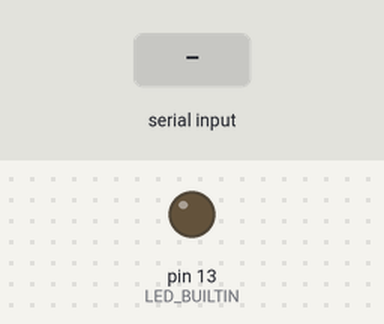
This sketch was run on a simulated Arduino Uno, built with avr-gcc and run on an emulated ATmega328P. On the bench: output pins drawn as LEDs (lit = HIGH). The test bench sets the inputs (shaded band).

Above: at 1.2 s.
1.3 s: "ceva\n" received over Serial
At 2.2 s:
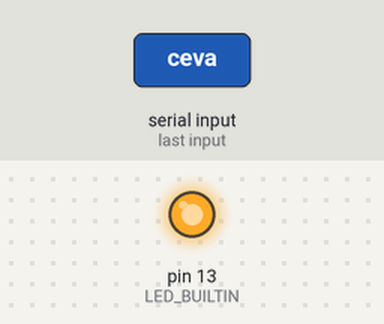
Timing chart, 0 to 4.3 s (numbered marks = the images above; inputs shaded):
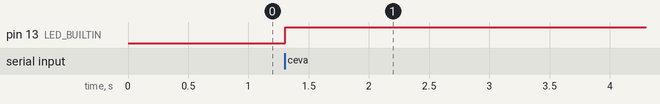

Measured:
- after the input at 1.3 s, pin 13 (LED_BUILTIN): LOW → HIGH at once

The sketch:

mainsketch.ino
```cpp
String inputString = "";      // a String to hold incoming data
bool stringComplete = false;  // whether the string is complete

void setup() {
  // initialize serial:
  Serial.begin(9600);
  // reserve 200 bytes for the inputString:
  inputString.reserve(200);
  pinMode(LED_BUILTIN, OUTPUT);

}

void loop() {
  // print the string when a newline arrives:
  if (stringComplete) {
    //Serial.println(inputString);
    if (inputString=="ceva"){
      digitalWrite(LED_BUILTIN, !digitalRead(LED_BUILTIN));  // turn the LED on (HIGH is the voltage level)
    }
    // clear the string:
    inputString = "";
    stringComplete = false;
  }

  //Serial.println("ceau123456");
}

/*
  SerialEvent occurs whenever a new data comes in the hardware serial RX. This
  routine is run between each time loop() runs, so using delay inside loop can
  delay response. Multiple bytes of data may be available.
*/
void serialEvent() {
  while (Serial.available()) {
    // get the new byte:
    char inChar = (char)Serial.read();
    // add it to the inputString:
    if ((int)inChar != 10){
      inputString += inChar;
    }

    // if the incoming character is a newline, set a flag so the main loop can
    // do something about it:
    if (inChar == '\n') {
      stringComplete = true;
    }
  }
}
```
